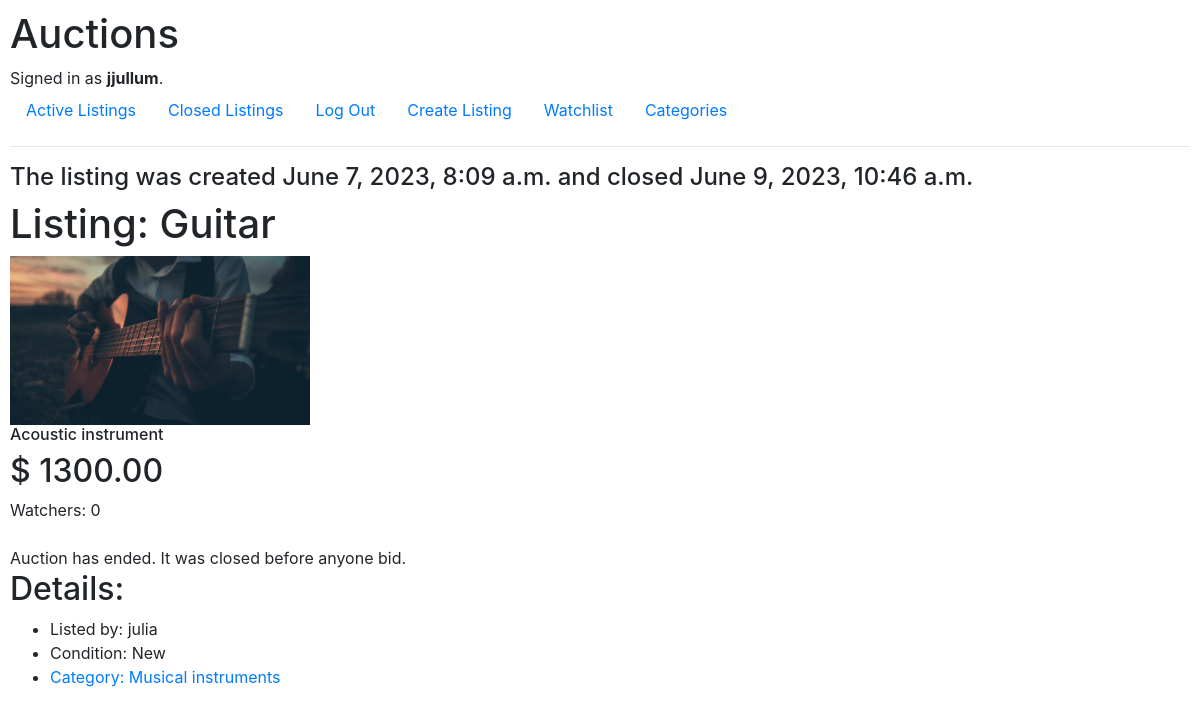
The app's page /listing/1 (signed in) with its own data.
### auctions/models.py (models this page shows, shortened)
class User(AbstractUser):
    pass

class Listing(models.Model):
    default_auto_field = 'django.db.models.BigAutoField'
    creator = models.ForeignKey(User, on_delete=models.CASCADE, related_name="listings")
    title = models.CharField(max_length=100)
    description = models.CharField(max_length=200)
    starting_bid = models.DecimalField(max_digits=10, decimal_places=2)
    current_bid = models.DecimalField(max_digits=10, decimal_places=2, default=Decimal('0.00'))
    active = models.BooleanField(default=True)
    picture = models.ImageField(null=True, blank=True, upload_to='images/')
    category = models.ForeignKey(Category, on_delete=models.CASCADE, related_name="listings")
    condition = models.CharField(max_length=100)
    time = models.DateTimeField(auto_now_add=True)
    winner = models.ForeignKey(User, on_delete=models.SET_NULL,default=None, blank=True, null=True, related_name="won")
    closed_time = models.DateTimeField(default=None, blank=True, null=True)

class Category(models.Model):
    title = models.CharField(max_length=100)
    def __str__(self):
        return f"{self.title}"

### auctions/views.py (the view, shortened to what this page needs)
# urls.py: path("listing/<int:listing_id>", views.listing, name="listing"),
@login_required
def listing(request, listing_id):
    user = request.user
    listing =  Listing.objects.get(pk=listing_id)
    in_watchlist = WatchList.objects.filter(user=user, listing=listing).exists()
    watchers = WatchList.objects.filter(listing=listing).count()
    bids = Bid.objects.filter(listing=listing).count()
    if bids > 0:
        bidder = Bid.objects.filter(listing=listing, user=user).exists()
        last =  Bid.objects.filter(listing=listing).order_by('added_time').first()
        last_user = last.user
    else:
        bidder = False
        last_user = None
    if request.method == 'GET':
        return render(request, "auctions/listing.html", {
            "listing":listing, "in_watchlist": in_watchlist, "watchers":watchers, "bids":bids, "last_user":last_user, "bidder":bidder
        })
    return HttpResponseRedirect(reverse("listing",args=(listing.id,)))

### auctions/templates/auctions/listing.html (shortened to what this page needs)
{% extends "auctions/layout.html" %}
{% block body %}
    {% if not listing.active %}
        {% if listing.creator == request.user%}
        <h4>You created this listing {{listing.time}} and closed it {{listing.closed_time}}</h4>
        {% else %}
        <h4>The listing was created {{listing.time}} and closed {{listing.closed_time}}</h4>
        {% endif %}
    {%endif%}
    <h1>Listing: {{listing.title}}</h1>
    <div>
        <img src="{{listing.picture.url}}" width="300px">
    </div>
    <h6>{{listing.description}}</h6>
    <h2>$
        {% if listing.current_bid == 0%}
        {{listing.starting_bid}}
        {% else %}
        {{listing.current_bid}}
        {% endif %}
    </h2>
    <div>Watchers: {{watchers}}</div><br>
    {% if listing.active%}
        {% if not in_watchlist %}
            <form action="{% url 'listing' listing.id%}" method="post">
                {% csrf_token %}
                <input type="hidden" name="form" value="1">
                <input type="hidden" value="{{listing.id}}" name="add_listing">
                <button type="submit">Add To Watchlist</button>
            </form>
        {% else %}
            <form action="{% url 'watchlist'%}" method="post">
                {% csrf_token %}
                <input type="hidden" name="form" value="1">
                <input type="hidden" value="{{listing.id}}" name="delete_listing">
                <button type="submit"> Delete From Watchlist</button>
            </form>
        {% endif %}
        <br>
        <h5>{{bids}} bid(s) so far.
            {% if last_user == request.user %}
            Your bid is the current one
            {% elif  last_user == None%}
            {% else %}
            {{last_user}}'s bid is the current one
            {% endif %}
        </h5>
        {% if listing.creator != request.user %}
        <form action="{% url 'listing' listing.id%}" method="post">
            {% csrf_token %}
            <input type="number" name="bid">
            <input type="hidden" name="form" value="2">
            <button type="submit">Bid</button>
        </form>
        {% else %}
        <h6>You are the creator of the listing. Wolud you like to end the auction?</h6>
        <form action="{% url 'listing' listing.id%}" method="post">
            {% csrf_token %}
            <input type="hidden" name="form" value="3">
            <button type="submit">End the Auction</button>
        </form>
        {%endif%}
    {% else %}
        {% if listing.winner == None %}
        Auction has ended. It was closed before anyone bid.
        {% else %}
        <h5>Auction has ended.There were {{bids}} bids.{{listing.winner}} has won.</h5>
        {%endif%}
    {%endif%}
    <h2>Details:</h2>
    <ul>
        <li>
            Listed by: {{listing.creator}}
        </li>
        <li>
            {% if listing.condition %}
            Condition: {{listing.condition}}
            {% else %}
            Condition: No condition specified
            {% endif %}
        </li>
        <li>
            {% if listing.category %}
            <a href="{% url 'category' listing.category.id%}">Category: {{listing.category}}</a>
            {% else %}
            Category: No Category Listed
            {% endif %}
        </li>
    </ul>
{% endblock %}

### auctions/templates/auctions/layout.html (shortened to what this page needs)
{% load static %}
<!DOCTYPE html>
<html lang="en">
    <head>
        <link rel="stylesheet" href="https://stackpath.bootstrapcdn.com/bootstrap/4.4.1/css/bootstrap.min.css">
        <link href="{% static 'auctions/styles.css' %}" rel="stylesheet">
    </head>
    <body>
        <h1>Auctions</h1>
        <div>
            {% if user.is_authenticated %}
                Signed in as <strong>{{ user.username }}</strong>.
            {% else %}
                Not signed in.
            {% endif %}
        </div>
        <ul class="nav">
            <li class="nav-item">
                <a class="nav-link" href="{% url 'index' %}">Active Listings</a>
            </li>
            {% if user.is_authenticated %}
                <li class="nav-item">
                    <a class="nav-link" href="{% url 'closed' %}">Closed Listings</a>
                </li>
                <li class="nav-item">
                    <a class="nav-link" href="{% url 'logout' %}">Log Out</a>
                </li>
                <li class="nav-item">
                    <a class="nav-link" href="{% url 'new'%}"> Create Listing</a>
                </li>
                <li class="nav-item">
                    <a class="nav-link" href="{% url 'watchlist'%}"> Watchlist</a>
                </li>
                <li class="nav-item">
                    <a class="nav-link" href="{% url 'categories'%}">Categories</a>
                </li>
            {% endif %}
        </ul>
        <hr>
        {% block body %}
        {% endblock %}
    </body>
</html>

### auctions/static/auctions/styles.css (style rules this page uses)
body { padding: 10px; }

### records on screen
User: username "jjullum"
Listing: time "June 7, 2023, 8:09 a.m.", closed_time "June 9, 2023, 10:46 a.m.", title "Guitar", picture (picture), description "Acoustic instrument", current_bid "1300.00", creator "julia", condition "New", category "Musical instruments"

### other values on screen
{{ watchers }} "0"
